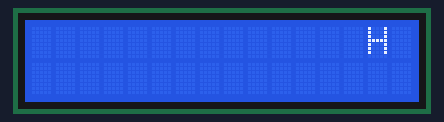
A sketch run on a simulated Arduino Uno, built with avr-gcc and run on an emulated ATmega328P. Parts: 16×2 character LCD.

Above: at 0.1 s.
At 5.1 s:
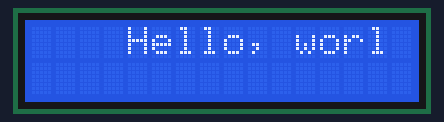
At 9.7 s:
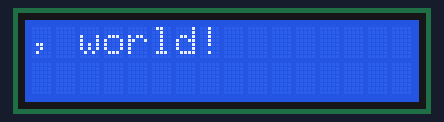
At 19.7 s:
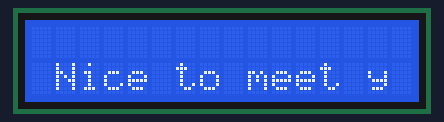
At 29.2 s:
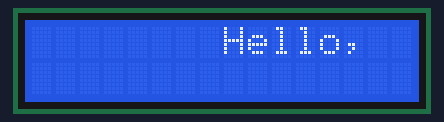
At 39.3 s:
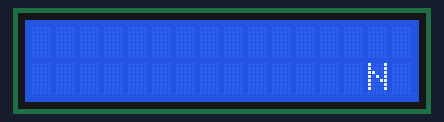

Measured:
- what the display in image 1 shows lasts 0.5 s, from 5.1 s to 5.6 s

The sketch:

sketch_6-5.ino
```cpp
#include <LiquidCrystal_I2C.h>

char array1[] = "Hello, world!        ";   // Text displayed on the top row
char array2[] = "Nice to meet you.    ";   // Text displayed on the bottom row
int delayTime = 500;

LiquidCrystal_I2C lcd(0x27, 16, 2); // I2C LCD address 0x27, 16x2 display

void setup()
{
  lcd.init();        // Initialize I2C LCD
  lcd.backlight();   // Turn on I2C LCD backlight
}

void loop()
{
  lcd.setCursor(15, 0);   // Set cursor to the far right of the top row
  for (int posCnt1 = 0; posCnt1 < 26; posCnt1++)
  {
    lcd.scrollDisplayLeft();     // Scroll display left by one position
    lcd.print(array1[posCnt1]); // Print character to I2C LCD
    delay(delayTime);
  }

  lcd.clear();                   // Clear LCD screen
  lcd.setCursor(15, 1);          // Set cursor to the far right of the bottom row
  for (int posCnt2 = 0; posCnt2 < 26; posCnt2++)
  {
    lcd.scrollDisplayLeft();     // Scroll display left by one position
    lcd.print(array2[posCnt2]); // Print character to I2C LCD
    delay(delayTime);
  }

  lcd.clear();                   // Clear LCD screen
}
```
